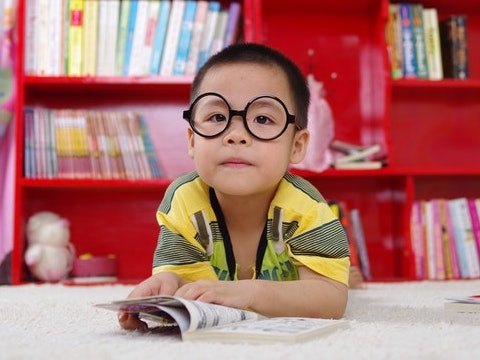
//> input picture Image_Operation/Images/boy.jpg, 480 x 360 px
$ ./image_mask   (built with g++ and OpenCV 4)
//> lines starting //> are read from the running program, lines starting //| are printed output that depends on the picture; after the words box and inside, x2 and y2 are one past the last pixel; in counts of white or black regions, pixels touching at a corner belong together
#include<iostream>
#include<string>

#include<opencv2/opencv.hpp>
#include <opencv2/core.hpp>
#include <opencv2/highgui.hpp>


//Convert Image Size into String
std::string Image_Size_To_Str(const cv::Mat& Image) {
	std::string Ret;
	Ret += "W: ";
	Ret += std::to_string(Image.size().width);
	Ret += " H: ";
	Ret += std::to_string(Image.size().height);
	return Ret;
}

int main() {
	cv::Mat Image_Original = cv::imread("boy.jpg/boy.jpg", 1);
//> Image_Original is the input picture: 360 rows x 480 cols, CV_8UC3; mean B, G, R 111.8, 115.3, 174.3
	const std::string Orig_Name = "I/P Image: " + Image_Size_To_Str(Image_Original);
//> Orig_Name = "I/P Image: W: 480 H: 360"
	cv::namedWindow(Orig_Name);
	cv::imshow(Orig_Name, Image_Original);

	cv::Mat Mask1 = cv::Mat::zeros(Image_Original.size(), Image_Original.type());
	const std::string Image_Name_1 = "Mask1";
	cv::namedWindow(Image_Name_1);
	cv::imshow(Image_Name_1, Mask1);

	//Y1, Y2     X1, X2
	Mask1(cv::Range(50, 200), cv::Range(170, 320)).setTo(255);
	const std::string Image_Name_2 = "FaceMask";
	cv::namedWindow(Image_Name_2);
	cv::imshow(Image_Name_2, Mask1);
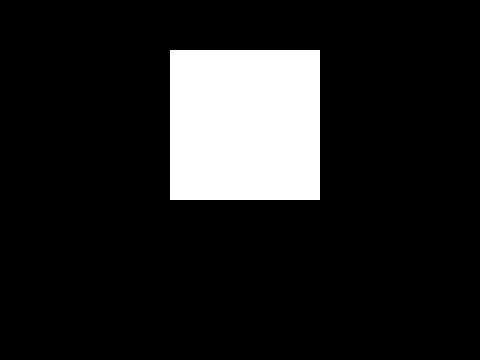
//> window 'FaceMask': 360 rows x 480 cols, CV_8UC3; 13% white; 1 white region, box (x1, y1, x2, y2) and area: (170, 50, 320, 200) 22500

	//Creating a Mask using Pixel intensity or Color
	//Let try to find out the pixels in RED colors.
	// To Idnetify RED Color pixel in BGR 3 channels
	//Generally RED Pixels have high intensity.
	//RED Channel in the range of (100 to 255)
	//BLUE & GREEN Channel range are in between (0 to 100)
	//EX BGR: 24,25, 200 or 1,10, 180
	cv::Mat Mask2;

	/* cv::inRange produces a binary image (Binary Image: White & Black Pixels)
	   White Pixels corresponds to those pixels in I/P Image which fall in specified range.
	   Black Pixels corresponds to outside of specified range.

	   cv::inRange:
	   1. src: Input Image
	   2. lowerb: lower boundary array or scalar
	   3. upperb: upper boundary array or scalar
	   4. dst   : O/P Image
	*/
	//Scalar value for BGR colorspace Range: 0, 0, 150  to 100, 100, 255
	cv::inRange(Image_Original, cv::Scalar(0, 0, 150), cv::Scalar(100, 100, 255), Mask2);
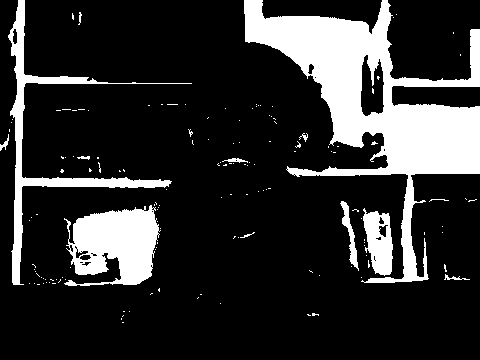
//> Mask2: 360 rows x 480 cols, CV_8UC1; 18.5% white; 148 white regions (135 under 20 px), largest, box (x1, y1, x2, y2) and area: (244, 0, 480, 283) 20070, (64, 205, 161, 286) 5232, (8, 0, 192, 285) 4274
	const std::string Image_Name_3 = "Masked " + Image_Size_To_Str(Mask2);
//> Image_Name_3 = "Masked W: 480 H: 360"
	cv::namedWindow(Image_Name_3);
	cv::imshow(Image_Name_3, Mask2);

	//Lets try to mask Skin Color
	//BGR Color Space are in the range 100, 100, 150 to 150, 150, 225
	cv::Mat SkinMask;
	cv::inRange(Image_Original, cv::Scalar(100, 100, 150), cv::Scalar(150, 150, 225), SkinMask);
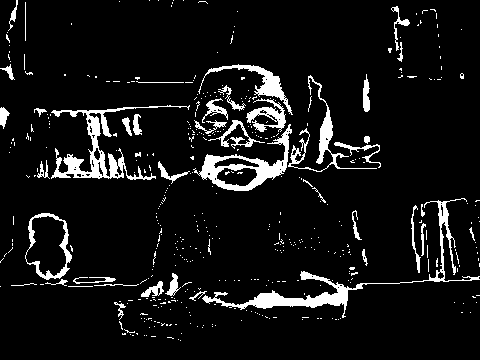
//> SkinMask: 360 rows x 480 cols, CV_8UC1; 7.9% white; 457 white regions (413 under 20 px), largest, box (x1, y1, x2, y2) and area: (202, 198, 480, 318) 2368, (51, 105, 190, 180) 1981, (193, 124, 292, 191) 1642
	const std::string Image_Name_4 = "SkinMask";
	cv::namedWindow(Image_Name_4);
	cv::imshow(Image_Name_4, SkinMask);


	cv::waitKey(0);
	cv::destroyAllWindows();
	return 0;
}
